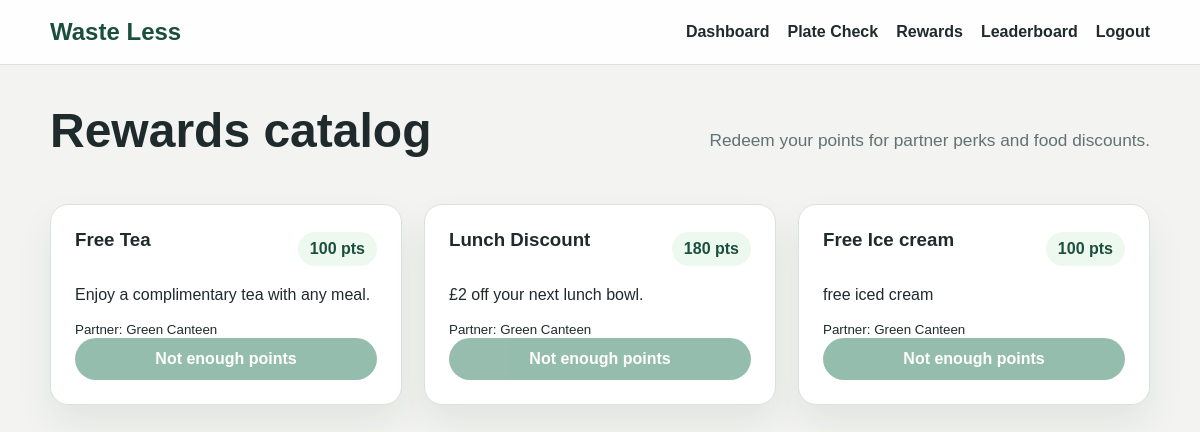
The page /rewards (signed in) on the database its author committed.
### waste_less/models.py (models this page shows)
class Reward(db.Model):
    __tablename__ = "rewards"
    id = db.Column(db.Integer, primary_key=True)
    provider_id = db.Column(db.Integer, db.ForeignKey("providers.id"), nullable=False)
    title = db.Column(db.String(120), nullable=False)
    description = db.Column(db.Text, nullable=False)
    cost = db.Column(db.Integer, nullable=False, default=100)
    is_active = db.Column(db.Boolean, default=True)
    created_at = db.Column(db.DateTime, default=datetime.utcnow)
    provider = db.relationship("Provider", back_populates="rewards")
    redemptions = db.relationship("Redemption", back_populates="reward", cascade="all, delete-orphan")

class Provider(db.Model):
    __tablename__ = "providers"
    id = db.Column(db.Integer, primary_key=True)
    user_id = db.Column(db.Integer, db.ForeignKey("users.id"), unique=True, nullable=False)
    name = db.Column(db.String(120), nullable=False)
    category = db.Column(db.String(80), default="Food provider")
    location = db.Column(db.String(120), default="City center")
    description = db.Column(db.Text, default="Helping rescue surplus food")
    created_at = db.Column(db.DateTime, default=datetime.utcnow)
    user = db.relationship("User", back_populates="provider")
    rewards = db.relationship("Reward", back_populates="provider", cascade="all, delete-orphan")
    surplus_listings = db.relationship("SurplusListing", back_populates="provider", cascade="all, delete-orphan")

### waste_less/routes.py (the view)
@bp.route("/rewards")
@login_required
def rewards():
    rewards = Reward.query.filter_by(is_active=True).all()
    return render_template("rewards.html", rewards=rewards)

### waste_less/__init__.py (called while the page is built)
def create_app():
    app = Flask(__name__)
    app.config["SECRET_KEY"] = "waste-less-demo-secret"
    app.config["SQLALCHEMY_DATABASE_URI"] = "sqlite:///waste_less.db"
    app.config["SQLALCHEMY_TRACK_MODIFICATIONS"] = False
    app.config["UPLOAD_FOLDER"] = str(Path(__file__).resolve().parent.parent / "uploads")
    db.init_app(app)
    login_manager.init_app(app)
    login_manager.login_view = "main.login"
    @login_manager.user_loader
    def load_user(user_id):
        return db.session.get(User, int(user_id))
    with app.app_context():
        db.create_all()
        seed_demo_data()
    from .routes import bp
    app.register_blueprint(bp)
    return app

### waste_less/templates/rewards.html
{% extends 'base.html' %}
{% block content %}
<section class="page-header">
  <h1>Rewards catalog</h1>
  <p>Redeem your points for partner perks and food discounts.</p>
</section>
<section class="reward-grid">
  {% for reward in rewards %}
    <article class="reward-card">
      <div class="reward-header">
        <h3>{{ reward.title }}</h3>
        <span class="badge">{{ reward.cost }} pts</span>
      </div>
      <p>{{ reward.description }}</p>
      <small>Partner: {{ reward.provider.name }}</small>
      <form method="POST" action="{{ url_for('main.redeem_reward', reward_id=reward.id) }}">
        <button type="submit" class="button primary" {% if current_user.points < reward.cost %}disabled{% endif %}>
          {% if current_user.points < reward.cost %}Not enough points{% else %}Redeem{% endif %}
        </button>
      </form>
    </article>
  {% endfor %}
</section>
{% endblock %}

### waste_less/static/css/style.css (style rules this page uses)
:root { --bg: #f6f7f3; --panel: #ffffff; --panel-alt: #eaf8ee; --green: #2e7d5e; --green-dark: #1b4f3d; --blue: #2f6f9f; --gold: #d89a22; --text: #1f2a2d; --muted: #607275; --border: #d9e2dc; --shadow: 0 18px 35px rgba(25, 55, 42, 0.08); }
* { box-sizing: border-box; }
body { margin: 0; font-family: Arial, sans-serif; background: #f3f4f1; color: var(--text); }
.hero h1, .page-header h1, .dashboard-header h1, .auth-card h1 { font-size: clamp(2.2rem, 4vw, 4rem); margin: 0 0 18px; line-height: 1.1; }
.hero p, .page-header p { color: var(--muted); font-size: 1.08rem; line-height: 1.7; }
.hero-card, .panel, .auth-card, .reward-card, .stat-card { background: var(--panel); border: 1px solid var(--border); border-radius: 18px; box-shadow: var(--shadow); }
.button { border: none; border-radius: 999px; padding: 12px 22px; font-weight: 700; cursor: pointer; text-decoration: none; display: inline-flex; align-items: center; justify-content: center; }
.button.primary { background: var(--green); color: #fff; }
.button:disabled { opacity: 0.5; cursor: not-allowed; }
.feature-grid, .reward-grid, .stats-grid { display: grid; grid-template-columns: repeat(auto-fit, minmax(220px, 1fr)); gap: 22px; margin-top: 28px; }
.feature-card, .reward-card { padding: 24px; background: var(--panel); border: 1px solid var(--border); border-radius: 18px; box-shadow: var(--shadow); }
.feature-card h3, .reward-card h3 { margin-top: 0; }
form { display: grid; gap: 16px; }
input, select, textarea, button { font: inherit; }
.dashboard-header, .page-header { display: flex; justify-content: space-between; align-items: center; gap: 18px; margin-bottom: 24px; }
.level-pill, .pill, .badge { background: #edf8ef; color: var(--green-dark); border-radius: 999px; padding: 8px 12px; font-weight: 700; }
.reward-header { display: flex; justify-content: space-between; gap: 12px; align-items: center; margin-bottom: 12px; }

### rows shown on the page
Reward: title "Free Tea", cost "100", description "Enjoy a complimentary tea with any meal.", provider.name "Green Canteen", shows "Not enough points"
Reward: title "Lunch Discount", cost "180", description "£2 off your next lunch bowl.", provider.name "Green Canteen", shows "Not enough points"
Reward: title "Free Ice cream", cost "100", description "free iced cream", provider.name "Green Canteen", shows "Not enough points"
